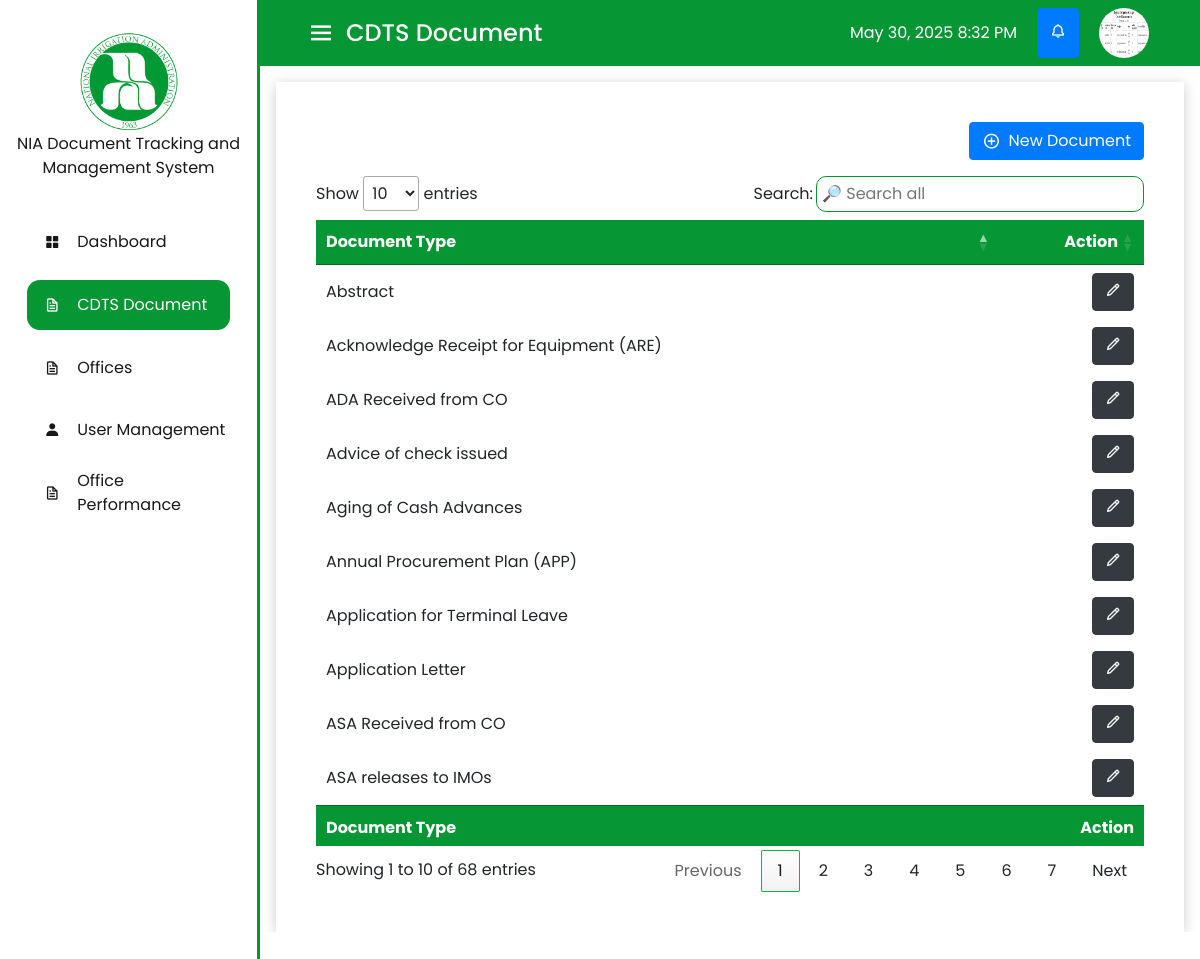
/views/admin/cdts-document.php (signed in), run on the app's committed database.
### tables this page shows
CREATE TABLE `tbl_userinformation` (
  `id` bigint(100) NOT NULL,
  `user_profile` varchar(250) DEFAULT 'user-default.jpg',
  `firstname` varchar(50) DEFAULT NULL,
  `lastname` varchar(50) DEFAULT NULL,
  `contact` varchar(50) DEFAULT NULL,
  `position` varchar(50) DEFAULT NULL,
  `office` varchar(250) DEFAULT NULL,
  `office_code` varchar(250) DEFAULT NULL,
  `email` varchar(250) DEFAULT NULL,
  `role` varchar(20) DEFAULT NULL,
  `status` varchar(20) DEFAULT 'active',
  `created_at` timestamp NOT NULL DEFAULT current_timestamp()
);

CREATE TABLE `tbl_document_type` (
  `id` bigint(250) NOT NULL,
  `document_type` varchar(250) DEFAULT NULL,
  `created_at` timestamp NOT NULL DEFAULT current_timestamp()
);

### connection.php (called while the page is built, shortened)
<?php
$env_protocol = isset($_SERVER['HTTPS']) && $_SERVER['HTTPS'] === 'on' ? 'https' : 'http';
$env_basePath = $env_protocol . '://' . $_SERVER['HTTP_HOST'] . '/document-tracking/';
?>

### views/admin/cdts-document.php (the view, shortened to what this page needs)
<?php require 'template/top-template.php'; ?>
<?php
    $doctypeQuery = "SELECT * FROM tbl_document_type";
    $statement = $pdo->prepare($doctypeQuery);
    $statement->execute();
    $doctypes = $statement->fetchAll(PDO::FETCH_ASSOC);
?>
<div class="table-container" >
<div class="d-flex justify-content-end mb-3">
    <button class="btn btn-primary d-flex align-items-center" data-toggle="modal" data-target="#newDocumentModal">
            <i class='bx bx-plus-circle mr-2' style="font-size: 18px"></i> New Document
        </button>
</div>
<table id="example" class="hover" style="width:100%">
        <thead>
            <tr>
                <th>Document Type</th>
                <th style="text-align: right;">Action</th>
            </tr>
        </thead>
        <tbody>
        <?php foreach ($doctypes as $row) { ?>
                <tr>
                    <td><?php echo $row['document_type'] ?></td>
                    <td style="text-align: right;">
                        <button data-id="<?php echo $row['id'] ?>" data-document="<?php echo $row['document_type'] ?>" class="btn btn-dark edit-button"><i class='bx bx-pencil'></i></button>
                    </td>
                </tr>
            <?php } ?>
        </tbody>
        <tfoot>
            <tr>
                <th>Document Type</th>
                <th style="text-align: right;">Action</th>
            </tr>
        </tfoot>
    </table>
</div>
<?php require 'template/bottom-template.php'; ?>

### views/admin/template/top-template.php (shortened to what this page needs)
<?php
    $user_id = $_SESSION['userid'];
    require '../../connection.php';
    $current_time = date("M j, Y g:i A");
    $userProfileQuery = "SELECT user_profile from tbl_userinformation where id = :id";
    $stmt = $pdo->prepare($userProfileQuery);
    $stmt->bindParam(':id', $user_id);
    $stmt->execute();
    $userProfile = $stmt->fetch(PDO::FETCH_ASSOC);
?>
<!DOCTYPE html>
<html lang="en">
<head>
    <link rel="stylesheet" href="<?php echo $env_basePath; ?>assets/jsdelivr/bootstrap.min.css">
    <link rel="stylesheet" href="<?php echo $env_basePath; ?>assets/sweetalert/sweetalert2.min.css">
    <link rel="stylesheet" href="<?php echo $env_basePath; ?>assets/cloudflare/all.min.css">
    <link rel="stylesheet" href="<?php echo $env_basePath; ?>assets/boxicons/boxicons.min.css">
    <link rel="stylesheet" href="<?php echo $env_basePath; ?>assets/datatable/jquery.dataTables.min.css">
    <link rel="stylesheet" href="sidebar.css">
</head>
<body>
    <div class="sidebar active">
        <div class="top">
            <div class="logo">
                <img src="<?php echo $env_basePath; ?>assets/img/logo.png" alt="User Default Image">
                <span>NIA Document Tracking and Management System</span>
            </div>
        </div>
        <ul>
            <li>
                <a href="dashboard.php" class="navigation">
                    <i class="bx bxs-grid-alt"></i>
                    <span class="nav-item">Dashboard</span>
                </a>
            </li>
            <li>
                <a href="cdts-document.php" class="navigation">
                    <i class='bx bx-file'></i>
                    <span class="nav-item">CDTS Document</span>
                </a>
            </li>
            <li>
                <a href="list-office-names.php" class="navigation">
                    <i class='bx bx-file'></i>
                    <span class="nav-item">Offices</span>
                </a>
            </li>
            <li onclick="toggleDropdown()">
                <a href="#" class="navigation" >
                    <i class='bx bxs-user' ></i>
                    <span class="nav-item">User Management</span>
                </a>
            </li>
            <li>
                <a href="office-performance.php" class="navigation">
                    <i class='bx bx-file'></i>
                    <span class="nav-item">Office Performance</span>
                </a>
            </li>
        </ul>
    </div>
    <nav class="navbar active navbar-expand-lg">
        <div class="container-fluid">
            <div class="menu">
                <i class="bx bx-menu" id="btn" ></i>
                <h4 class="title d-none d-md-block">NIA DTS</h4>
            </div>
            <div class="actions">
                <div class="fullname">
                    <p class="d-none d-md-block"><?php echo $current_time; ?></p>
                </div>
                <div class="btn-group">
                <button type="button" class="btn btn-primary" id="openModalBtn" data-id="<?php echo $user_id; ?>" onclick="openNotification(event)">
                        <i class='bx bx-bell'></i>
                    </button>
                </div>
                <div class="dropdown">
                    <img src="<?php echo $env_basePath; ?>assets/user-profile/<?php echo $userProfile['user_profile']; ?>" alt="User Default Image" class="dropdown-toggle" id="userDropdown" data-bs-toggle="dropdown" aria-expanded="false" style="height: 50px; width: 50px;">
                </div>
            </div>
        </div>
    </nav>
    <div class="main-content">

### views/admin/sidebar.css (style rules this page uses)
:root { --primary-color: #069734; --lighter-primary-color: #07b940; --white-color: #FFFFFF; --black-color: #181818; --bold: 600; --transition: all 0.5s ease; --box-shadow: 0 0.5rem 0.8rem rgba(0, 0, 0, 0.2) }
* { box-sizing: border-box; margin: 0; padding: 0; font-family: 'Poppins', 'Arial'; scroll-behavior: smooth; }
p, h1, h2, h3, h4, h5, h6 { margin: 0; }
ul { margin-top: 60%; padding: 0; }
.top { display: flex; flex-direction: column; align-items: center; margin: 1rem 0; margin-bottom: 20%; }
.sidebar { position: absolute; border-right: 3px solid var(--primary-color); top: 0; left: 0; min-height: 100vh; width: 90px; background-color: var(--white-color); padding: 1rem; transition: var(--transition) }
.sidebar.active ~ .main-content { left: 260px; width: calc(100% - 260px); }
.sidebar.active { width: 260px; }
.sidebar .top .logo { color: var(--black-color); display: flex; flex-direction: column; height: 50px; width: 100%; align-items: center; pointer-events: none; transition: var(--transition); }
.sidebar.active .top .logo img { height: 100px; }
.sidebar .top .logo img { height: 50px; }
.sidebar .top .logo span { display: none; }
.sidebar.active .top .logo span { display: block; text-align: center; }
.sidebar ul li { position: relative; list-style-type: none; height: 50px; width: 90%; margin: 0.8rem auto; }
.sidebar ul li a { color: var(--black-color); display: flex; align-items: center; text-decoration: none; border-radius: 0.8rem; }
.sidebar ul li .navigation.active { background-color: var(--primary-color); color: var(--white-color); }
.sidebar ul li a i { min-width: 50px; text-align: center; height: 50px; border-radius: 12px; line-height: 50px; }
.sidebar .nav-item { display: none; }
.sidebar.active .nav-item { display: block; }
.main-content { position: relative; background-color: white; top: 0; max-height: 90vh; overflow-y: scroll; left: 90px; transition: var(--transition); width: calc(100% - 90px); padding: 1rem; }
.navbar { color: var(--white-color); left: 90px; width: calc(100% - 90px); background-color: var(--primary-color); transition: var(--transition); }
.navbar.active { left: 260px; width: calc(100% - 260px); }
.navbar .menu { margin-left: 15px; display: flex; justify-content: center; align-items: center; gap: 10px; }
.navbar .menu #btn { font-size: 30px; cursor: pointer; color: var(--white-color); }
.actions { display: flex; justify-content: space-between; gap: 20px; margin-right: 20px; }
.actions img { height: 40px; width: 40px; border-radius: 100%; }
.fullname { display: flex; justify-content: center; align-items: center; }

### views/admin/cdts-document.php (style rules this page uses)
:root { --primary-color: #069734; --lighter-primary-color: #07b940; --white-color: #FFFFFF; --black-color: #181818; --bold: 600; --transition: all 0.5s ease; --box-shadow: 0 0.1rem 0.8rem rgba(0, 0, 0, 0.2); }
.table-container { padding: 2.5rem; background-color: #fff; box-shadow: var(--box-shadow); overflow-x: auto; }
.main-content { position: relative; background-color: white; top: 0; max-height: 90vh; overflow-y: scroll; left: 90px; transition: var(--transition); width: calc(100% - 90px); padding: 1rem; }

### data on the page
tbl_userinformation: user_profile (picture)
tbl_document_type: document_type "Acknowledge Receipt for Equipment (ARE)"
tbl_document_type: document_type "ASA Received from CO"
tbl_document_type: document_type "ADA Received from CO"
tbl_document_type: document_type "Aging of Cash Advances"
tbl_document_type: document_type "ASA releases to IMOs"
tbl_document_type: document_type "Application for Terminal Leave"
tbl_document_type: document_type "Advice of check issued"
tbl_document_type: document_type "Application Letter"
tbl_document_type: document_type "Annual Procurement Plan (APP)"
tbl_document_type: document_type "Abstract"
